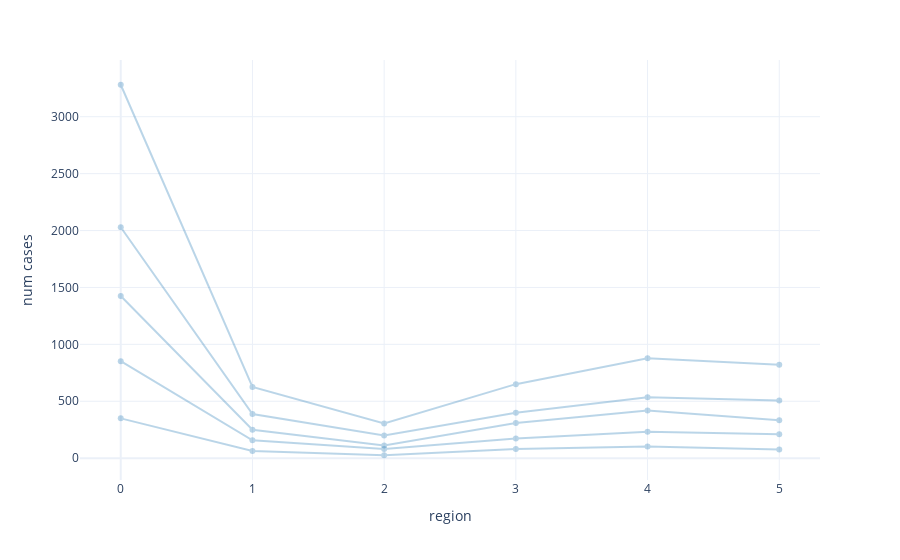

This figure's notebook cell:
### Markdown cell above
## 3. Generate GP Samples

### Code cell
# Create predictive function for GP
from numpyro.infer import Predictive
# Draw samples from the prior
prior_samples = Predictive(gp_aggr, num_samples=5)(
    PRNGKey(6),
    config=args
)

# transform prior samples to arviz inference object
prior_samples_arviz = az.from_numpyro(prior=prior_samples)

plot_process(prior_samples_arviz.prior.gp_aggr.values)

### Figure 1 — Plotly figure (JSON) as saved in the notebook; plotly's stock layout.template omitted (floating-point values rounded to 4 significant figures)
{"data": [{"hovertemplate": "<extra></extra>", "legendgroup": "", "line": {"color": "#636efa", "dash": "solid"}, "marker": {"symbol": "circle"}, "mode": "lines", "name": "", "orientation": "v", "showlegend": false, "type": "scatter", "xaxis": "x", "yaxis": "y"}, {"line": {"color": "rgb(31, 119, 180)"}, "opacity": 0.3, "type": "scatter", "x": [0, 1, 2, 3, 4, 5], "y": [350.0, 62.88, 25.9, 80.89, 103.1, 77.23]}, {"line": {"color": "rgb(31, 119, 180)"}, "opacity": 0.3, "type": "scatter", "x": [0, 1, 2, 3, 4, 5], "y": [1425.0, 250.5, 111.9, 308.7, 419.9, 334.2]}, {"line": {"color": "rgb(31, 119, 180)"}, "opacity": 0.3, "type": "scatter", "x": [0, 1, 2, 3, 4, 5], "y": [2029.0, 387.9, 198.5, 399.4, 535.4, 507.9]}, {"line": {"color": "rgb(31, 119, 180)"}, "opacity": 0.3, "type": "scatter", "x": [0, 1, 2, 3, 4, 5], "y": [3281.0, 626.1, 305.8, 650.5, 877.2, 821.1]}, {"line": {"color": "rgb(31, 119, 180)"}, "opacity": 0.3, "type": "scatter", "x": [0, 1, 2, 3, 4, 5], "y": [852.5, 156.7, 80.98, 172.9, 231.4, 210.5]}], "layout": {"legend": {"tracegroupgap": 0}, "margin": {"t": 60}, "showlegend": false, "xaxis": {"anchor": "y", "domain": [0, 1], "title": {"text": "region"}}, "yaxis": {"anchor": "x", "domain": [0, 1], "title": {"text": "num cases"}}}}
